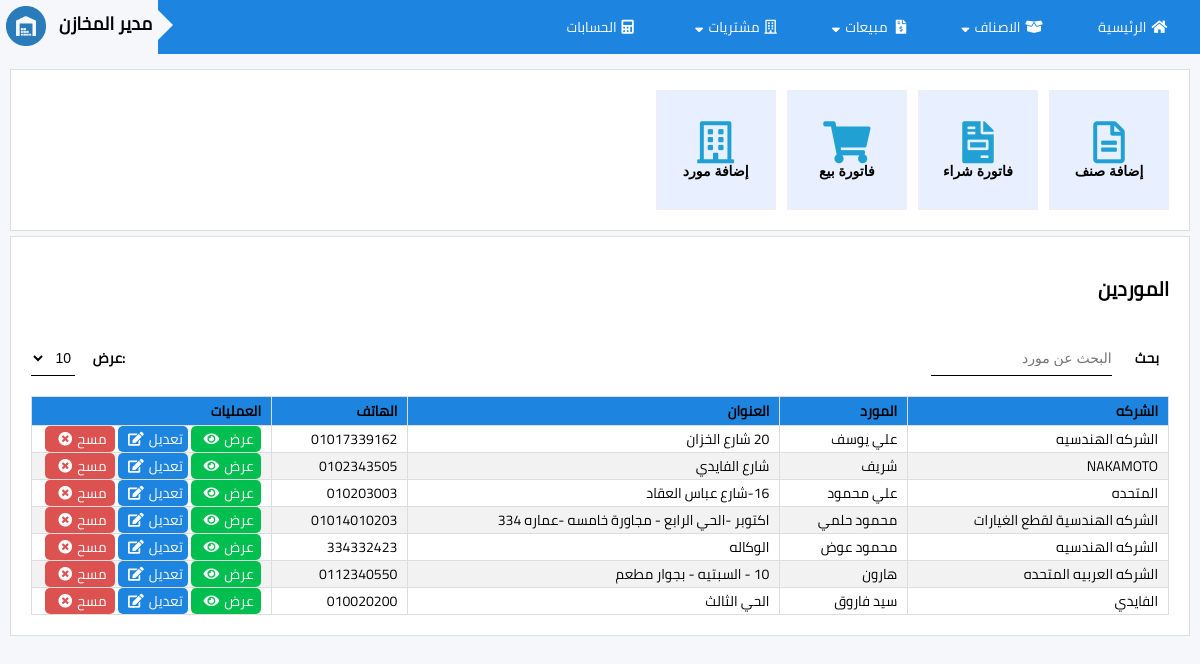
Screenshot of /index.php/b_vendors with the database file from the repository.
### tables this page shows
CREATE TABLE IF NOT EXISTS `supplier_s` (
  `supplier_id` int(11) NOT NULL AUTO_INCREMENT,
  `supplier_company` varchar(45) DEFAULT NULL,
  `supplier_name` varchar(45) DEFAULT NULL,
  `supplier_add` varchar(100) DEFAULT NULL,
  `supplier_phone` varchar(45) DEFAULT NULL,
  PRIMARY KEY (`supplier_id`)
);

### application/views/pages/_supplier_master.php (called while the page is built)
<?php
    $this->load->view('templates/header');
        if($index == 'show_list'){
            $this->load->view('pages/control_panel');
            $this->load->view('pages/vendors_list',$vendors);
        }
        elseif($index == 'vendor_new'){
            $this->load->view('pages/vendor_view');
        }
        elseif($index == 'vendor_edit'){
            $this->load->view('pages/vendor_view',$vendor_id);
        }
        elseif($index == 'vendor_view'){
            $this->load->view('pages/vendor_view',$vendor_id);
            if(isset($sup_invoices)){
                $this->load->view('pages/vendor_invoice_list',$sup_invoices);
              }
        }
    $this->load->view('templates/footer');
?>

### application/controllers/B_vendors.php (called while the page is built, shortened)
<?php
class B_vendors extends ci_controller{
    public function index(){
		$this->load->helper('url');
            $data['title'] = base_url();
            $this->load->model('Bi_vendor');
            $data['index']='show_list';
            $data['vendors'] = $this->Bi_vendor->get_all();
        $this->load->view('pages/_supplier_master',$data);
        return;
    }
}

### index.php (called while the page is built, shortened)
<?php
require_once BASEPATH.'core/CodeIgniter.php';

### application/models/Bi_vendor.php (called while the page is built, shortened)
<?php
class Bi_vendor extends CI_Model {
        public function get_all(){
                $query = $this->db->get('supplier_s');
                return $query->result_array();
        }
}
        ?>

### application/views/pages/vendors_list.php (the view, shortened to what this page needs)
<div class="row">
    <h1>الموردين </h1>
    <div class="box-content">
        <div class="box-head">
            <label for="table_search">بحث</label>
            <input type="text" id="table_search" onkeyup="search()" placeholder="البحث عن مورد">
        </div>
        <div class="box-head left" >
            <label for="show_list">:عرض</label>
            <select name="show" id="show_list">
            <option value="10">10</option>
            </select>
        </div>
    </div>
    <table class="table sortable" id="searchable" >
        <thead>
            <tr>
                <th>الشركه</th>
                <th>المورد</th>
                <th >العنوان</th>
                <th >الهاتف</th>
                <th width="240px">العمليات</th>
            </tr>
        </thead>
        <tbody>
        <?php foreach($vendors as $key => $value){
                        echo '<tr>';
                            echo'<td>'.$value['supplier_company'].'</td>';
                            echo'<td>'.$value['supplier_name'].'</td>';
                            echo'<td>'.$value['supplier_add'].'</td>';
                            echo'<td>'.$value['supplier_phone'].'</td>';
                            echo'<td>'.'<a href="'.base_url('B_vendors/edit_vendor/view/').$value['supplier_id'].'" class="tb-btn success ">عرض<i class="fas fa-eye"></i></a>
                                        <a href="'.base_url('B_vendors/edit_vendor/edit/').$value['supplier_id'].'" class="tb-btn adjust abtn">تعديل<i class="fas fa-edit"></i></a>
                                        <a href="'.base_url('B_vendors/edit_vendor/delete/').$value['supplier_id'].'" class="tb-btn alert abtn" onclick="verify_warning(event);">مسح<i class="fas fa-times-circle"></i></a>'.'</td>';
                        echo '</tr>';
                    }
            ?>
        </tbody>
    </table>
</div>

### application/views/templates/header.php (shortened to what this page needs)
<!DOCTYPE html>
<html lang="en" dir="rtl">
    <head>
        <link rel="stylesheet" href="<?php  echo base_url('assets/'); ?>css/css-main.css">
        <link rel="stylesheet" href="<?php  echo base_url('assets/'); ?>css/all.css">
    </head>
    <body>
        <div class="main-menu noPrint">
                <ul  class='menu-link unselectable'>
                    <li class='dropmenu' ><a href="<?php  echo base_url('welcome'); ?>"><i class="fas fa-home"></i>الرئيسية</a></li>
                    <li class='dropmenu' ><a ><i class="fas fa-box-open"></i>الاصناف<i class="fas fa-sort-down"></i></a>
                </li>
                <li class='dropmenu' ><a ><i class="fas fa-file-invoice-dollar"></i> مبيعات<i class="fas fa-sort-down"></i> </a>
                </li>
                <li  class='dropmenu'><a><i class="far fa-building"></i>مشتريات<i class="fas fa-sort-down"></i></a>
                </li>
                    <li><a href=""><i class="fas fa-calculator"></i>الحسابات</a></li>
                </ul>
                <div class='logo'>
                <span>مدير المخازن</span>
                  <img src='<?php echo base_url('assets/');?>icons/inventory_icon12.png'></img>
                </div>
        </div>
        <div class="wrapper">
          <div class="main-content">

### application/views/pages/control_panel.php
  <div class="row" id="control">
  <div class="control-unit cont-unit-lg">
    <button onclick="window.location.href='<?php echo base_url('B_items/edit_item/0') ?>'"  ><i class="far fa-3x fa-file-alt control-btn"></i>إضافة صنف </button>
    <button onclick="window.location.href='<?php echo base_url('B_purchase/edit_invoice/new') ?>'"  ><i class="fas fa-3x fa-file-invoice control-btn"></i>  فاتورة شراء </button>
    <button onclick="window.location.href='<?php echo base_url('B_sales/edit_invoice/new') ?>'"  ><i class="fas fa-3x fa-shopping-cart control-btn"></i> فاتورة بيع  </button>
    <button onclick="window.location.href='<?php echo base_url('B_vendors/edit_vendor/new') ?>'"  ><i class="far fa-3x fa-building control-btn"></i> إضافة مورد </button>
</div>
  </div>

### application/views/templates/footer.php (shortened to what this page needs)
            </div>
        </div>
    </body>
</html>

### assets/css/css-main.css (style rules this page uses)
:root { --btn-color:#60b2ff; --main-color:#1d84df; --gradiant-color:linear-gradient(rgb(38, 123, 192), rgb(86, 151, 204), rgb(38, 123, 192)); }
* { box-sizing: border-box; padding: 0px; font-size: 14px; }
html, body { height: 100%; }
.success { background-color: #00bf4f; }
.adjust { background-color: #1d84df; }
.alert { background-color: #db5250; }
a.tb-btn { display: inline-block; width: 70px; height: 100%; border-radius: 5px; text-align: center; text-decoration: none; color:white; }
.main-menu { background-color: var(--main-color); display:flex; justify-content: space-between; }
.menu-link { padding: 0px; margin: 0px; cursor: pointer; }
.logo { align-content: left; text-align: left; background-color: #f5f7fa; padding:1px; position: relative; }
.logo::after { content:''; position:absolute; top:10px; left:100%; z-index:1; border:15px solid; border-color: transparent transparent transparent #f5f7fa; }
.logo img { position: relative; display: inline-block; padding: 5px; width: 50px; height: 50px; vertical-align: middle; }
.logo span { display: inline-block; padding:5px; text-align: center; font-weight: 900; font-size: 18px; color:black; vertical-align: center; user-select: none; }
.unselectable { -webkit-touch-callout: none; -webkit-user-select: none; -khtml-user-select: none; -moz-user-select: none; -ms-user-select: none; user-select: none; }
.menu-link > li { display:inline-block; position: relative; padding: 14px 16px; width: 130px ; background-color: var(--main-color); }
.menu-link li a { display: block; color: white; text-align: center; text-decoration: none; }
body { font-family: 'Cairo-Regular'; background-color: #f5f7fa; margin: 0; }
.wrapper { padding: 10px; width: 100%; }
.main-content { width: 100%; }
.row { width: 100%; background-color: #ffffff; margin: 5px 0; padding: 20px; border: 1px solid rgb(223, 222, 222); }
h1 { font-size: 1.4rem; }
.cont-unit-lg>button { width: 120px; height: 120px; border:1px solid #eeeeeea8; color:black; background-color: #e8f0ff; }
i.control-btn { color:rgb(33, 160, 211); width: 50px; }
button { border-radius: 0px; font-weight: 600; background-color:var(--btn-color); color: rgb(0, 0, 0); padding: 6px 20px; margin-left: 8px ; border: none; border-radius: 0px; cursor: pointer; }
.box-content { padding: 20px 0; display:flex; }
.box-head { flex-grow: 1; }
.box-head label { padding-left: 20px; }
.box-head input { height: 100%; }
.left { display: flex; flex-wrap: nowrap; justify-content:left; }
label { margin: 5px 10px 5px 0px; width:50px; font-weight: bold; }
input[type=text], input[type=date], select { background-color: #ffffff; border: none; border-bottom: 1px solid black; box-sizing: border-box; }
table { width: 100%; border-collapse: collapse; }
table td, th { border: 1px solid #ddd; padding: 0 10px; text-align: right; word-wrap: break-word; }
table tr:nth-child(even) { background-color: #f2f2f2; }
table th { position: sticky; top: 0; padding-top: 1px; padding-bottom: 1px; background-color: var(--main-color);; color: black; font-weight: 900; }
.fas, .far { margin: 0 5px 0 5px; }

### assets/css/all.css (style rules this page uses)
.fa, .fas, .far, .fal, .fad, .fab { -moz-osx-font-smoothing: grayscale; -webkit-font-smoothing: antialiased; display: inline-block; font-style: normal; font-variant: normal; text-rendering: auto; line-height: 1; }
.fa-3x { font-size: 3em; }
.fa-box-open:before { content: "\f49e"; }
.fa-building:before { content: "\f1ad"; }
.fa-calculator:before { content: "\f1ec"; }
.fa-edit:before { content: "\f044"; }
.fa-eye:before { content: "\f06e"; }
.fa-file-alt:before { content: "\f15c"; }
.fa-file-invoice:before { content: "\f570"; }
.fa-file-invoice-dollar:before { content: "\f571"; }
.fa-home:before { content: "\f015"; }
.fa-shopping-cart:before { content: "\f07a"; }
.fa-sort-down:before { content: "\f0dd"; }
.fa-times-circle:before { content: "\f057"; }
.far { font-family: 'Font Awesome 5 Free'; font-weight: 400; }

### rows the page displays
supplier_s: supplier_company "الشركه الهندسيه", supplier_name "علي يوسف", supplier_add "20 شارع الخزان", supplier_phone "01017339162"
supplier_s: supplier_company "NAKAMOTO", supplier_name "شريف", supplier_add "شارع الفايدي", supplier_phone "0102343505"
supplier_s: supplier_company "المتحده", supplier_name "علي محمود", supplier_add "16-شارع عباس العقاد", supplier_phone "010203003"
supplier_s: supplier_company "الشركه الهندسية لقطع الغيارات", supplier_name "محمود حلمي", supplier_add "اكتوبر -الحي الرابع - مجاورة خامسه -عماره 334", supplier_phone "01014010203"
supplier_s: supplier_company "الشركه الهندسيه", supplier_name "محمود عوض", supplier_add "الوكاله", supplier_phone "334332423"
supplier_s: supplier_company "الشركه العربيه المتحده", supplier_name "هارون", supplier_add "10 - السبتيه - بجوار مطعم", supplier_phone "0112340550"
supplier_s: supplier_company "الفايدي", supplier_name "سيد فاروق", supplier_add "الحي الثالث", supplier_phone "010020200"
